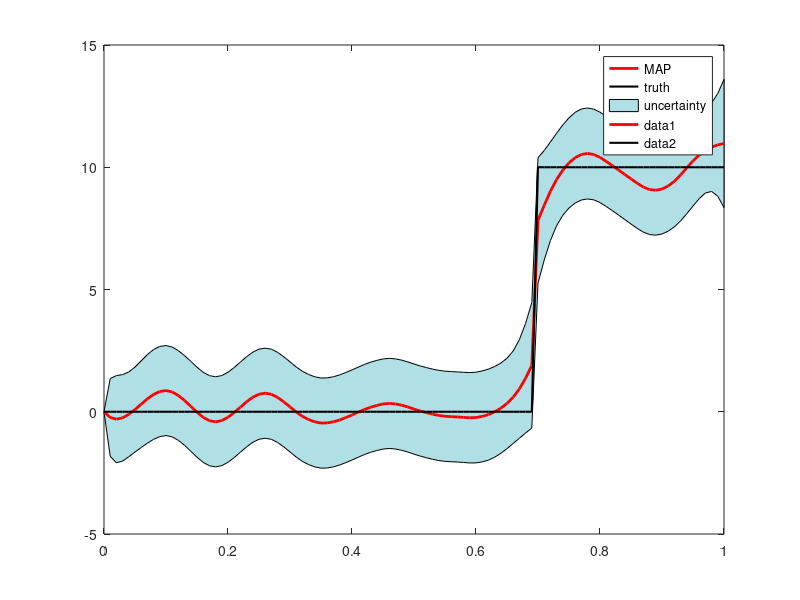

This figure's MATLAB source:
clear all
% Tan Bui-Thanh, April 2012
% Institute for computational engineering and sciences
% The University of Texas at Austin
% tanbui@ices.utexas.edu

% explore the posterior with non-smooth prior and without hyper-parameters.

rand('state',20);
randn('state',18);

% Mesh
n = 100; 
s = linspace(0,1,n+1)'; t = s(2:end);

% discretize the kernel
beta = 0.05;
a = 1/sqrt(2*pi*beta^2)*exp(-0.5*(1/beta^2)*t.^2);
A = 1/n*toeplitz(a);

% Truth
xtrue = zeros(n,1);
xtrue(70:end) = 10;


%%------------additive noise-----------
noise = 5;       % Noise level in percentages of the max. of noiseless signal
y0 = A*xtrue;    % Noiseless signal
sigma = max(abs(y0))*noise/100;                % STD of the additive noise
y = y0 + sigma*randn(n,1);


%%------------Prior construction----------
% standard deviation of the innovation
gamma = 1e0;

L = eye(n) - diag(ones(n-1,1),-1);
theta = gamma*ones(n,1);
theta(70) = 10;
M = diag(1./sqrt(theta));
L = M * L;

% Calculating the MAP estimate and posterior variances by least squares
xmean = [(1/sigma)*A;1/gamma*L]\[(1/sigma)*y;zeros(n,1)];
Gamma_post = inv((1/sigma^2)*A'*A + 1/gamma^2*L'*L); 

% Plotting the MAP estimate and the 2*STD envelope

% Defining different shades of blue for plotting
 shades = [176 224 230;
             135 206 235;
             135 206 255;
             126 192 238;
             108 166 205];
   shades = 1/255*shades;

STD = sqrt(diag(Gamma_post));
xhigh = xmean + 2*STD;
xlow = xmean - 2*STD;

t = [0;t];
xlow = [0;xlow];
xhigh = [0;xhigh];
xmean = [0;xmean];
xtrue = [0;xtrue];

figure
axes('fontsize',12);
plot(t,xmean,'r-','LineWidth',2), hold on
plot(t,xtrue,'k-','LineWidth',1.5)
fill([t;t(n+1:-1:1)],[xlow;xhigh(n+1:-1:1)],shades(1,:))
legend('MAP', 'truth','uncertainty','location','best')
plot(t,xmean,'r-','LineWidth',2)
plot(t,xtrue,'k-','LineWidth',1.5)
